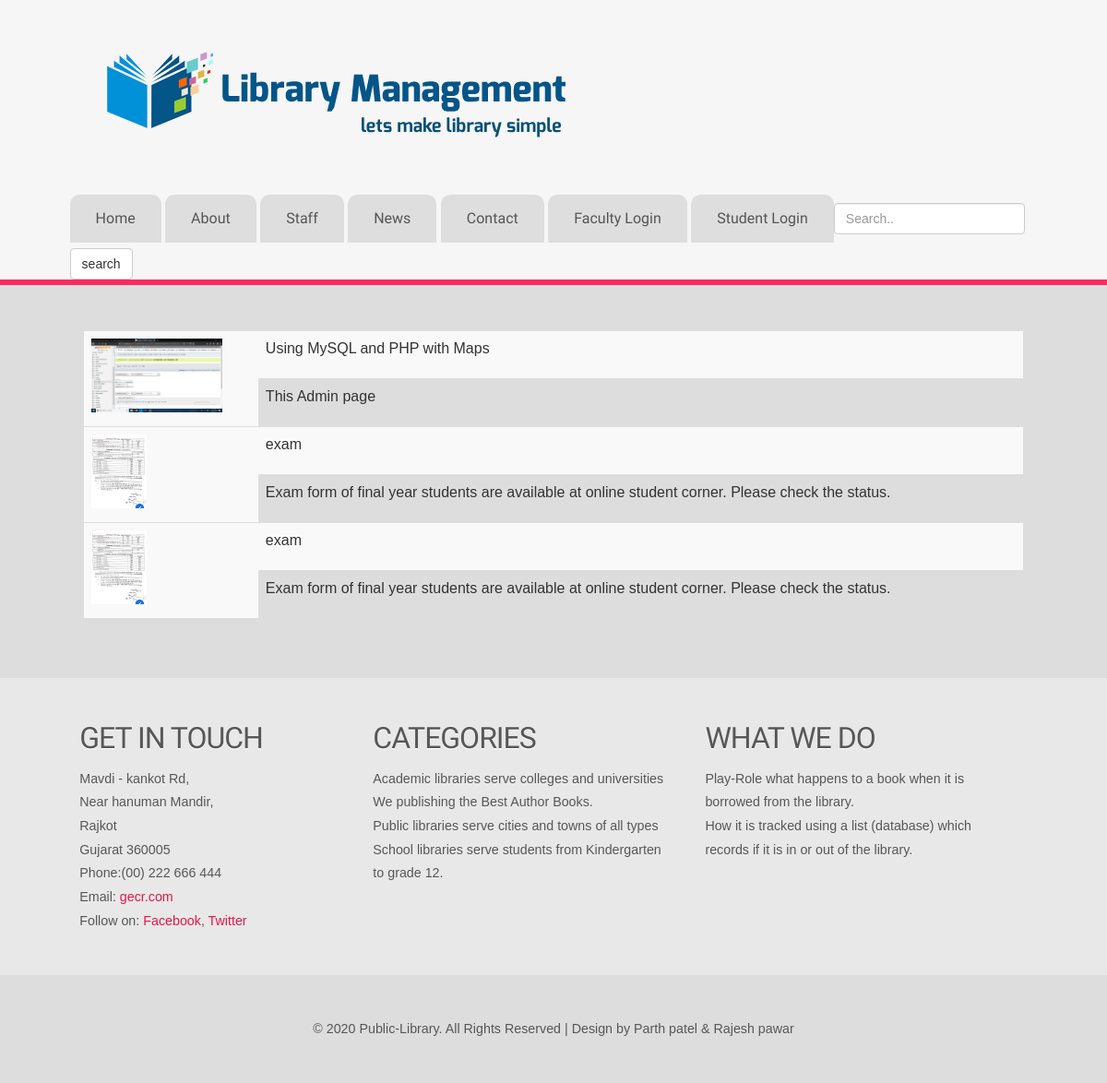
Page /news.php on the committed database.
### tables this page shows
CREATE TABLE `news` (
  `n_id` int(5) NOT NULL,
  `img` varchar(55) NOT NULL,
  `title` varchar(55) NOT NULL,
  `description` varchar(100) NOT NULL
);

### config.php (called while the page is built)
<?php
		$con=mysqli_connect("localhost","root","","library_management_system") or die("Error".mysqli_error());
		require_once('myclass.php');
        $cat=new mylibrary;
?>

### myclass.php (called while the page is built, shortened)
<?php
class mylibrary
{
	function getdata($con, $fldlist, $tblname, $condition, $ord)
	{
		return mysqli_query($con,"SELECT $fldlist FROM $tblname $condition $ord");
	}
}
?>

### news.php (the view)
<?php include "config.php"; ?>
<?php include 'header.php'; ?>
<div class='main_btm'>
<div class='wrap'>
<div class='main'>
<div class='contact'>
<div class='section group'>
<?php
      echo "<div class='container-fluid'>";
          $req=$cat->getdata($con," * "," news","","");
      echo "<table  class='table table-striped' cellpadding='5'>";
      while($rec=mysqli_fetch_array($req))
      {
      echo "<tr>
              <td rowspan='2'><img height='80' weight='100' src='admin/".$rec['img']."' ></td>
              <td>".$rec['title']."</td>
            </tr>";
      echo "<tr>
                <td>".$rec['description']."</td>
            </tr>";
      }
      echo "</table></div>";
    ?>
</div>
</div>
</div>
</div>
</div>
<?php include "footer.php" ?>

### css/style.css (style rules this page uses)
html,body,div,span,applet,object,iframe,h1,h2,h3,h4,h5,h6,p,blockquote,pre,a,abbr,acronym,address,big,cite,code,del,dfn,em,img,ins,kbd,q,s,samp,small,strike,strong,sub,sup,tt,var,b,u,i,dl,dt,dd,ol,nav ul,nav li,fieldset,form,label,legend,table,caption,tbody,tfoot,thead,tr,th,td,article,aside,canvas,details,embed,figure,figcaption,footer,header,hgroup,menu,nav,output,ruby,section,summary,time,mark,audio,video { margin:0;padding:0;border:0;font-size:100%;font:inherit;vertical-align:baseline; }
table { border-collapse:collapse;border-spacing:0; }
img { max-width:100%; }
body { background-color: #f6f6f6; font-family: Arial, Geneva,Helvetica, sans-serif; font-size: 100%; }
.wrap { margin:0 auto; width:80%; }
.main { padding: 4%; }
.main_btm { background: #dddddd; }
.contact { display: block; }
@media only screen and (max-width: 1280px) { .wrap { width:95%; } }

### rows in the picture
news: img (picture), title "Using MySQL and PHP with Maps", description "This Admin page"
news: img (picture), title "exam", description "Exam form of final year students are available at online student corner. Please check the status."
news: img (picture), title "exam", description "Exam form of final year students are available at online student corner. Please check the status."
